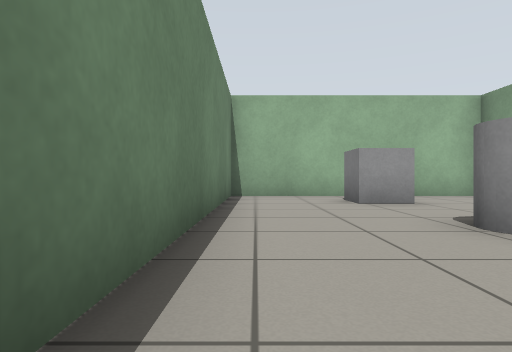
view 1 (above)

22 first-person views from a walk through a robot-simulator world made for Gazebo. The camera is 0.5 m above the floor, looks level and sees 75° across. The floor is counted in squares, 1 m on a side. Each view is taken from the middle of a square. On the plan, view 1 faces up. The plan holds only what a view shows up to about 9 squares ahead; the rest is blank.

view 2
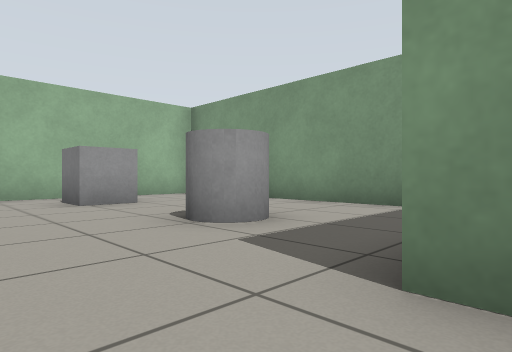

view 3
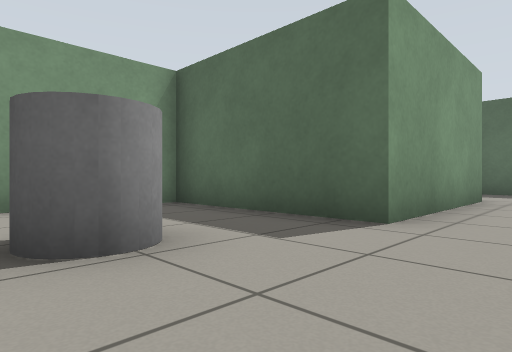

view 4
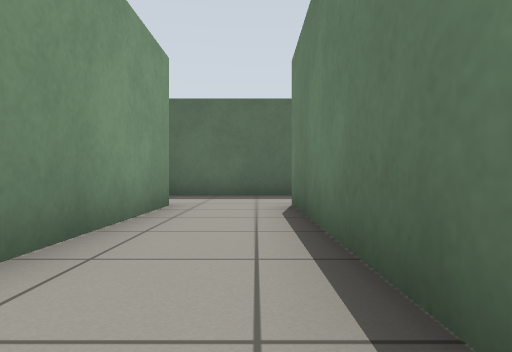

view 5
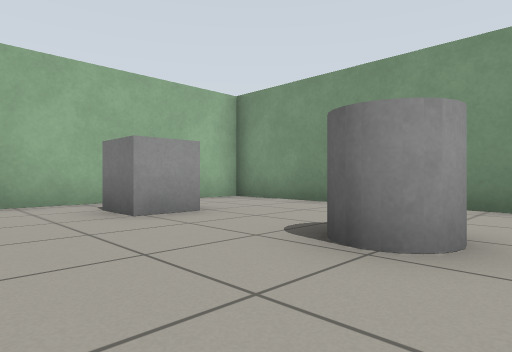

view 6
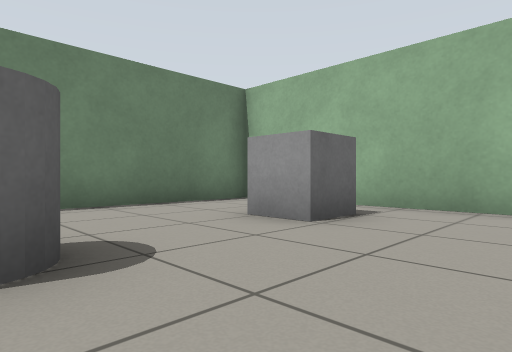

view 7
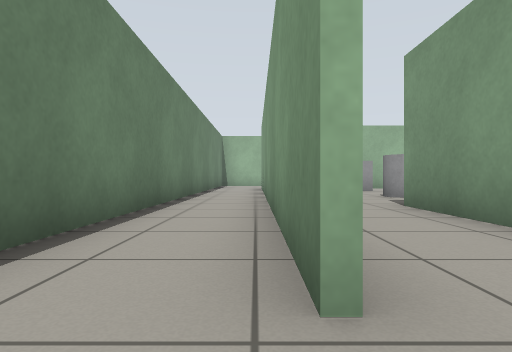

view 8
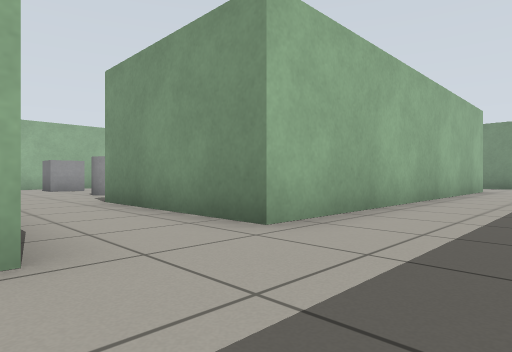

view 9
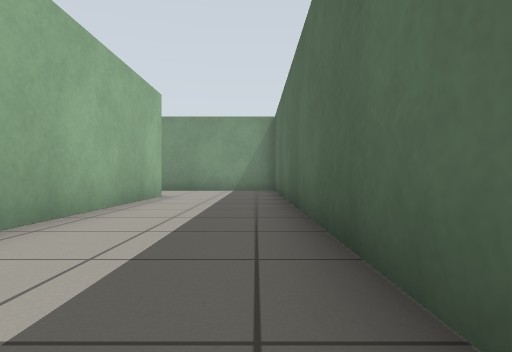

view 10
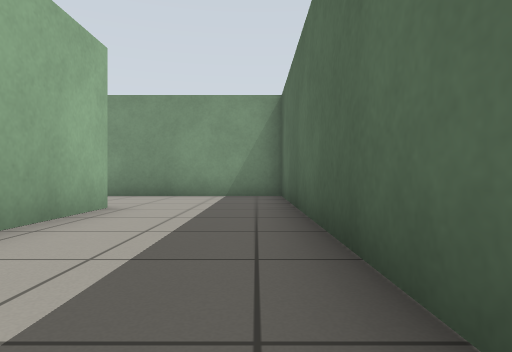

view 11
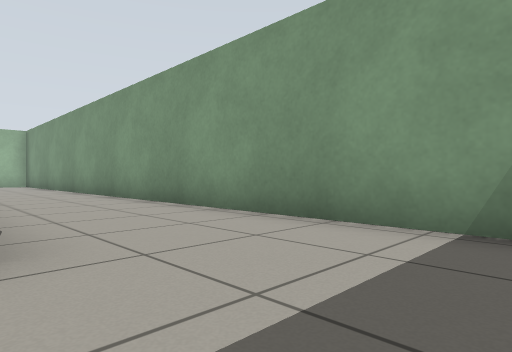

view 12
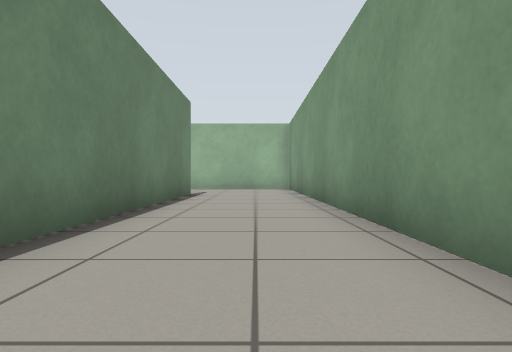

view 13
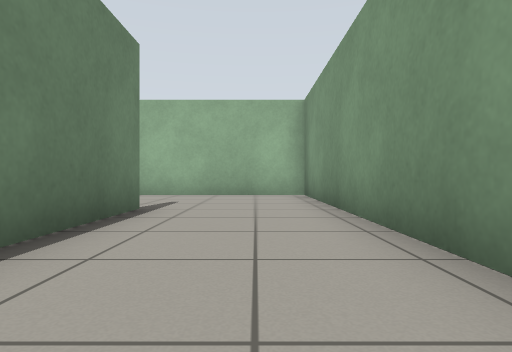

view 14
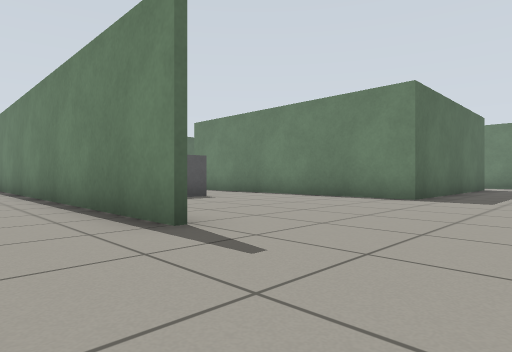

view 15
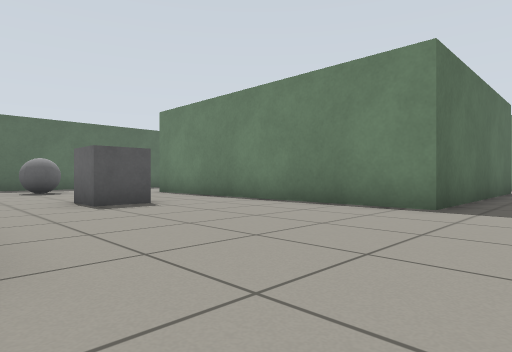

view 16
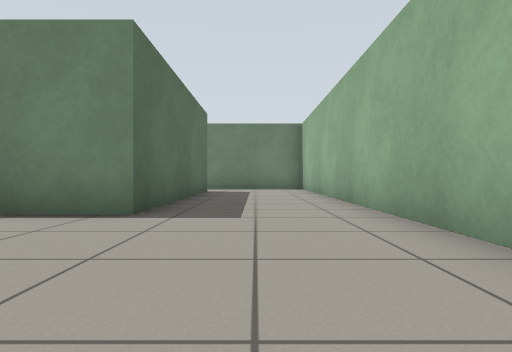

view 17
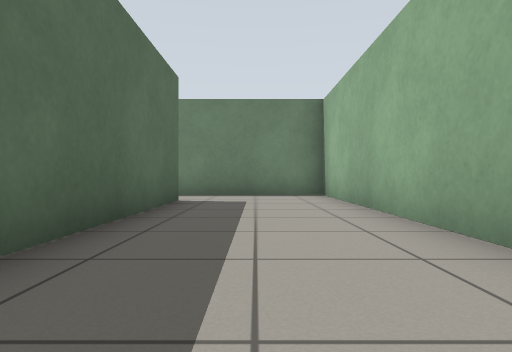

view 18
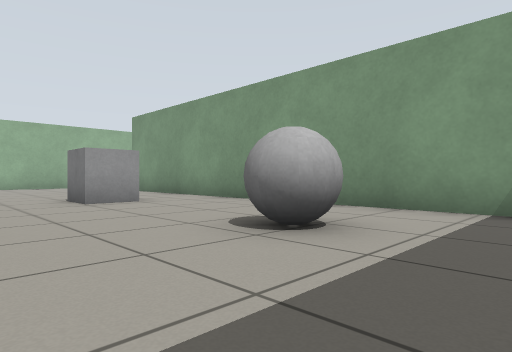

view 19
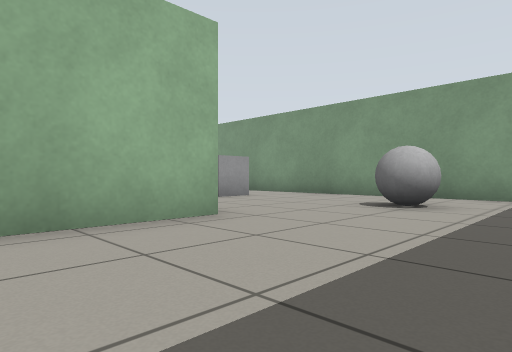

view 20
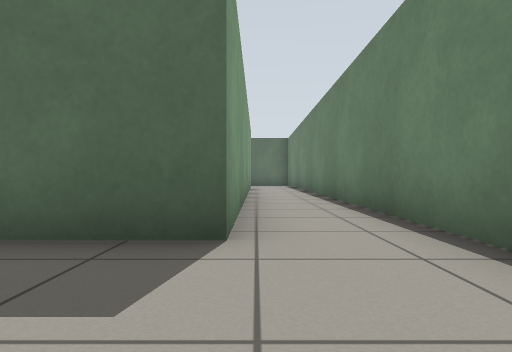

view 21
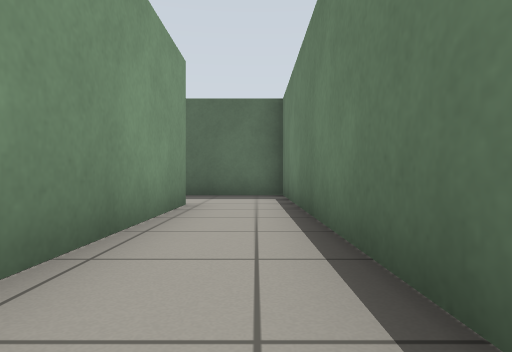

view 22
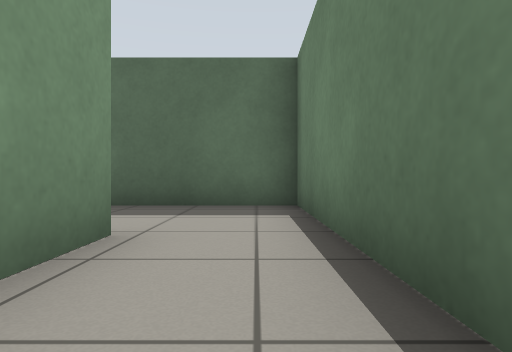

### Floor plan
Points are (right, up) in squares from view 1. A wall is a line through its corners. A room is listed if a view was taken in it or the views show most of it. See-through windows are left out.
Room 1 (views 1, 2, 3, 4, 5, 6)
walls: (1.5, -3.7) (1.5, 0.6) (5.6, 0.6) (5.6, 8.3) (-0.6, 8.3) (-0.6, -3.8)
ways out: opening at (0.5, -4.5) to room 2
objects: grey cylinder (2, 3) to (3, 3); grey box (2, 6) to (3, 7)
Room 2 (views 7, 8, 9, 10, 11, 12, 13, 14, 15, 16, 17, 18, 19, 20, 21, 22)
walls: (5.8, 0.4) (3.4, 0.4); (11.2, 8.1) (11.2, 0.1); (11.1, -2.4) (11.1, 4.6); (11.2, -3.7) (1.5, -3.7); (7.7, 11.8) (-2.7, 11.8) (-2.7, -6.6) (2.3, -6.6); (3.8, -6.6) (14.3, -6.6) (14.3, 11.8) (9.9, 11.8); (-0.8, -3.9) (-0.8, 8.4) (5.7, 8.4) (5.7, 2.5)
ways out: opening at (0.5, -4.5) to room 1
objects: grey ball (8, -1) to (9, -1); grey box (8, 4) to (9, 4)

Positions as (right, up) in squares from view 1, and headings:
1: (0, 0), facing up
2: (0, 0), facing up-right
3: (0, 4), facing down-right
4: (0, 2), facing down
5: (0, 2), facing up-right
6: (5, 3), facing up-left
7: (-1, -5), facing up
8: (-1, -6), facing up-right
9: (3, -6), facing right
10: (6, -6), facing right
11: (11, -6), facing up-right
12: (13, -1), facing up
13: (13, 3), facing up
14: (13, 11), facing down-left
15: (11, 10), facing down-left
16: (10, 10), facing left
17: (6, 10), facing left
18: (6, -3), facing up-right
19: (3, -3), facing up-right
20: (-1, 11), facing down
21: (-2, 2), facing down
22: (-2, -1), facing down
